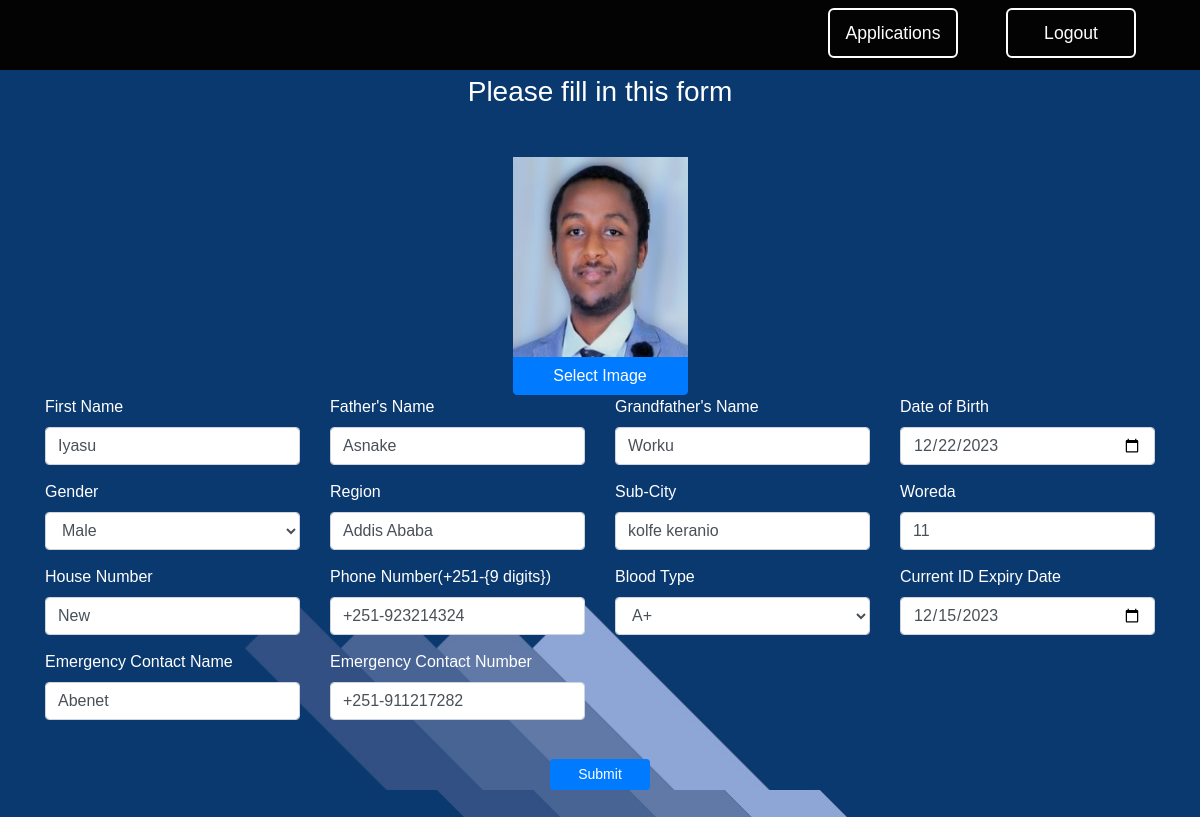
Page /form/national_id (signed in) on the committed database.
### website/models.py (models this page shows)
class Common():
    firstName = db.Column(db.String(50))
    fatherName = db.Column(db.String(50))
    gfatherName = db.Column(db.String(50))
    birthDay = db.Column(db.Date)
    gender = db.Column(db.String(10))
    region = db.Column(db.String(50))
    photo = db.Column(db.String(100))
    pending = db.Column(db.Enum(PendingStatus), default=PendingStatus.NOT_APPLIED)
    comment = db.Column(db.String(255), default='')

class Common2():
    subCity = db.Column(db.String(50))
    woreda = db.Column(db.String(50))
    houseNumber = db.Column(db.String(50))
    phoneNumber = db.Column(db.String(50))
    bloodType = db.Column(db.String(10))

class National_id(Common, Common2, db.Model):
    id = db.Column(db.String(36), primary_key=True, default=lambda: str(uuid.uuid4()))
    ecName = db.Column(db.String(50))
    ecphoneNumber = db.Column(db.String(50))
    expiryDate = db.Column(db.Date)
    user_id = db.Column(db.Integer, db.ForeignKey('user.id'))
    __tablename__ = 'national_id'

### website/views.py (the view, shortened to what this page needs)
@views.route('/form/national_id', methods=['GET', 'POST'])
@login_required
def national_id():
    button_type = request.args.get('button_type')
    if button_type == 'button2':
        existing_application = National_id.query.filter_by(user_id=current_user.id).first()
        if existing_application and existing_application.pending in [PendingStatus.APPLIED_PENDING, PendingStatus.APPLIED_ACCEPTED]:
            flash('Application already exists!', category='error')
            return redirect(url_for('views.home'))
    form = UploadFileForm()
    photo = None
    national = National_id.query.filter_by(user_id=current_user.id).first()
    return render_template("national_id.html", user=current_user, form=form, National_id=national, button_type=button_type)

### website/views.py
class UploadFileForm(FlaskForm):
    file = FileField("FILE", validators=[InputRequired()])
    submit = SubmitField("Upload File")

### website/__init__.py (called while the page is built)
def create_app():
    app = Flask(__name__)
    app.config['UPLOAD_FOLDER'] = 'static/uploads'
    app.config['SECRET_KEY'] = 'AB-IYuh' #a better secret key might be needed for real applications
    app.config['SQLALCHEMY_DATABASE_URI'] = f'sqlite:///{DB_NAME}'
    db.init_app(app)
    from .views import views
    from .auth import auth
    app.register_blueprint(views, url_prefix='/')
    app.register_blueprint(auth, url_prefix='/')
    from .models import User, Admin_User
    create_database(app)
    login_manager = LoginManager()
    login_manager.login_view = 'auth.login'
    login_manager.init_app(app)
    @login_manager.user_loader
    def load_user(id):
        user = User.query.get(int(id))
        if user:
            return user
        admin_user = Admin_User.query.get(int(id))
        if admin_user:
            return admin_user
        return None
    return app

### website/templates/national_id.html (shortened to what this page needs)
{% extends "base.html" %} {% block title %}NationalID{% endblock %} {% block
content %}
<link rel="stylesheet" href="/static/style_form.css" />
<div style="margin-top: 50px"; class="container mb-5 mb-5">
  <form
    method="POST"
    enctype="multipart/form-data"
    onsubmit="return validateForm()"
    style="color: white"
  >
  <h3 align="center">Please fill in this form</h3>
    <div class="container mt-5">
      <div class="row text-center">
        <div class="col-lg-4 col-md-6 mx-auto">
          <div class="service-card mx-auto">
            <div class="d-flex align-items-center justify-content-center">
              <img
                id="cardImage"
                class="card-img-top2"
                src="{% if National_id.photo %}/static/uploads/{{ National_id.photo.split('/')[-1] }}{% else %}https://via.placeholder.com/300x400{% endif %}"
                alt="Placeholder Image"
              />
            </div>
            <button
              type="button"
              style="width:175px"
              class="btn btn-primary rounded-bottom"
              onclick="openFileInput()"
            >
              Select Image
            </button>
          </div>
        </div>
      </div>
    </div>
    <div class="row">
      <div class="col-md-3">
        <div class="form-group">
          <label for="firstName">First Name</label>
          <input
            type="text"
            class="form-control"
            id="firstName"
            name="firstName"
            placeholder="Enter first name"
            value="{{National_id.firstName if National_id.firstName}}"
            required
          />
        </div>
      </div>
      <div class="col-md-3">
        <div class="form-group">
          <label for="fatherName">Father's Name</label>
          <input
            type="text"
            class="form-control"
            id="fatherName"
            name="fatherName"
            placeholder="Enter Father's name"
            value="{{National_id.fatherName if National_id.fatherName}}"
            required
          />
        </div>
      </div>
      <div class="col-md-3">
        <div class="form-group">
          <label for="gfatherName">Grandfather's Name</label>
          <input
            type="text"
            class="form-control"
            id="gfatherName"
            name="gfatherName"
            placeholder="Enter Grandfather's name"
            value="{{National_id.gfatherName if National_id.gfatherName}}"
            required
          />
        </div>
      </div>
      <div class="col-md-3">
        <div class="form-group">
          <label for="birthDay">Date of Birth</label>
          <input
            type="date"
            class="form-control"
            id="birthDay"
            name="birthDay"
            placeholder="Enter Date of Birth"
            value="{{National_id.birthDay if National_id.birthDay}}"
            required
          />
        </div>
      </div>
    </div>
    <div class="row">
      <div class="col-md-3">
        <div class="form-group">
          <label for="gender">Gender</label>
          <select class="form-control" id="gender" name="gender" required>
            {% if National_id.gender %}
            <option value="{{ National_id.gender }}" selected>
              {{ National_id.gender }}
            </option>
            {% endif %}
          </select>
        </div>
      </div>
      <div class="col-md-3">
        <div class="form-group">
          <label for="region">Region</label>
          <input
            type="text"
            class="form-control"
            id="region"
            name="region"
            placeholder="Enter Region"
            value="{{National_id.region if National_id.region}}"
            required
          />
        </div>
      </div>
      <div class="col-md-3">
        <div class="form-group">
          <label for="subCity">Sub-City</label>
          <input
            type="text"
            class="form-control"
            id="subCity"
            name="subCity"
            placeholder="Enter Sub-City"
            value="{{National_id.subCity if National_id.subCity}}"
            required
          />
        </div>
      </div>
      <div class="col-md-3">
        <div class="form-group">
          <label for="woreda">Woreda</label>
          <input
            type="text"
            class="form-control"
            id="woreda"
            name="woreda"
            placeholder="Enter Woreda"
            value="{{National_id.woreda if National_id.woreda}}"
            required
          />
        </div>
      </div>
      </div>
      <div class="row">
      <div class="col-md-3">
        <div class="form-group">
          <label for="houseNumber">House Number</label>
          <input
            type="text"
            class="form-control"
            id="houseNumber"
            name="houseNumber"
            placeholder="Enter House Number"
            value="{{National_id.houseNumber if National_id.houseNumber}}"
            required
          />
        </div>
      </div>
      <div class="col-md-3">
        <div class="form-group">
          <label for="phoneNumber">Phone Number(+251-{9 digits})</label>
          <input
            type="tel"
            class="form-control"
            id="phoneNumber"
            name="phoneNumber"
            placeholder="Enter Phone Number"
            value="{{National_id.phoneNumber if National_id.phoneNumber}}"
            pattern="^(\+251-)?\d{9}$"
            value="+251-"
            required
          />
        </div>
      </div>
      <div class="col-md-3">
        <div class="form-group">
          <label for="bloodType">Blood Type</label>
          <select class="form-control" id="bloodType" name="bloodType" required>
            {% if National_id.bloodType %}
            <option value="{{ National_id.bloodType }}" selected>
              {{ National_id.bloodType }}
            </option>
            {% endif %}
          </select>
        </div>
      </div>
      <div class="col-md-3">
        <div class="form-group">
          <label for="expiryDate">Current ID Expiry Date</label>
          <input
            type="date"
            class="form-control"
            id="expiryDate"
            name="expiryDate"
            placeholder="Current ID Expiry Date"
            value="{{National_id.expiryDate if National_id.expiryDate}}"
            required
          />
        </div>
      </div>
      </div>
      <div class="row">
      <div class="col-md-3">
        <div class="form-group">
          <label for="ecName">Emergency Contact Name</label>
          <input
            type="text"
            class="form-control"
            id="ecName"
            name="ecName"
            placeholder="Enter Emergency Contact Name"
            value="{{National_id.ecName if National_id.ecName}}"
            required
          />
        </div>
      </div>
      <div class="col-md-3">
        <div class="form-group">
          <label for="ecphoneNumber"
            >Emergency Contact Number</label
          >
          <input
            type="tel"
            class="form-control"
            id="ecphoneNumber"
            name="ecphoneNumber"
            placeholder="Enter Emergency Contact Phone Number"
            value="{{National_id.ecphoneNumber if National_id.ecphoneNumber}}"
            pattern="^(\+251-)?\d{9}$"
            value="+251-"
            required
          />
        </div>
      </div>
    </div>
    <br />
    <div class="row justify-content-center">
      <button type="submit" class="btn btn-primary btn-sm" style="width: 100px">
        Submit
      </button>
    </div>
  </form>
</div>
{% endblock %}

### website/templates/base.html (shortened to what this page needs)
<!DOCTYPE html>
<html>
<head>
  <link rel="stylesheet" href="https://cdn.jsdelivr.net/npm/bootstrap@4.3.1/dist/css/bootstrap.min.css"
>
  <link rel="stylesheet" href="https://stackpath.bootstrapcdn.com/font-awesome/4.7.0/css/font-awesome.min.css"
 />
  <link rel="stylesheet" href="/static/style.css" />
</head>
<body >
  <header>
    <nav class="navbar navbar-expand-lg navbar-dark fixed-top bg-body-tertiary">
      <div class="collapse navbar-collapse justify-content-end" id="navbar">
        <div class="navbar-nav ml-auto">
          {% if user.is_authenticated %}
          <button class="btnLogin-popup btn-nav mb-1 mr-5" id="applications"
            onclick="window.location.href='/applications'">Applications</button>
          <button class="btnLogin-popup btn-nav mb-1 mr-5" id="logout"
            onclick="window.location.href='/logout'">Logout</button>
        {% endif %}
      </div>
      </div>
    </nav>
  </header>
  <div>{% block content %} {% endblock %}</div>
</body>
</html>

### website/static/style.css (style rules this page uses)
* { margin: 0; padding: 0; box-sizing: border-box; font-family: "arial", sans-serif; }
body, html { scroll-behavior: smooth; width: 100%; margin-top: 25px; padding: 0; box-sizing: border-box; font-family: "arial", sans-serif; }
.navbar { background-color: #030303; z-index: 1000; }
.navbar .btnLogin-popup { width: 130px; height: 50px; background: transparent; border: 2px solid #fff; outline: none; border-radius: 6px; cursor: pointer; font-size: 1.1em; color: #fff; font-weight: 500; transition: 0.5s; }

### website/static/style_form.css (style rules this page uses)
body { margin-top: 0px; }
html, body { background: url("assets/Background.jpg") top center; }
.form-group { margin-bottom: 15px; }
.service-card { max-width: 175px; max-height: 400px; }
.card-img-top2 { width: 175px; height: 200px; }
.rounded-bottom { border-radius: 0 0 0.25rem 0.25rem; }

### rows in the picture
National_id: photo (picture), firstName "Iyasu", fatherName "Asnake", gfatherName "Worku", birthDay "12/22/2023", gender "Male", region "Addis Ababa", subCity "kolfe keranio", woreda "11", houseNumber "New", phoneNumber "+251-923214324", bloodType "A+", expiryDate "12/15/2023", ecName "Abenet", ecphoneNumber "+251-911217282"
